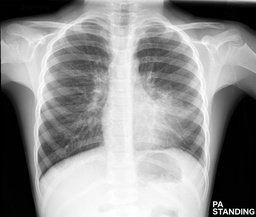
#> input picture pneumo.jpg, 256 x 217 px, shrunk from 1024 x 867 before the run
$ jupyter execute --allow-errors first_steps_image_processing_pipeline.ipynb
#> lines starting #> are read from the running program, lines starting #| are printed output that depends on the picture; after the words box and inside, x2 and y2 are one past the last pixel; in counts of white or black regions, pixels touching at a corner belong together; long printed decimals are rounded
<a href="https://colab.research.google.com/github/raulbenitez/EXPERT3D/blob/main/first_steps_image_processing_pipeline.ipynb" target="_parent"></a>

## 1. Reading an image:

Select an image from your local drive and upload it to google drive:

[cell 1]
from google.colab import files # load skimage libraries
import io
uploaded = files.upload()
#> the answer given: pneumo.jpg

Read the image and convert to a data matrix with pixel intensities in each color channel:

[cell 2]
import skimage as sk # load skimage libraries
from skimage import io
I = sk.io.imread('pneumo.jpg') # read image using imread function
#> I is the input picture: shape (217, 256, 3); min 0, max 255, mean 145.4

The data matrix has the following dimensions:

[cell 3]
I.shape
#> Out = (217, 256, 3)

[cell 4]
print('The image has {} x {} pixels and {} color channels'.format(I.shape[0],I.shape[1],I.shape[2]))
#| The image has 217 x 256 pixels and 3 color channels

Visualize the image:

[cell 5]
import matplotlib.pyplot as plt
fig = plt.figure(figsize=(10,6))
sk.io.imshow(I) # visualize image using imshow function
sk.io.show()

Convert the RGB color image to grayscale:

[cell 6]
from skimage.color import rgb2gray
from skimage.util import img_as_ubyte

Igray = img_as_ubyte(rgb2gray(I)) # convert from RGB to grayscale

[cell 7]
Igray.shape
#> Out = (217, 256)

[cell 8]
Igray.dtype

## 2. Filter an image:

Let's use a simple median filter to remove noise and smooth the image:

[cell 9]
from skimage.filters import median
from skimage.morphology import disk

sel5 = disk(5) # structuring element disk radius 5 pixels
Ifiltered = median(Igray, sel5) #Apply the median filter to obtain the filtered image
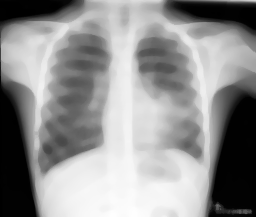
#> Ifiltered: shape (217, 256); min 0, max 254, mean 145

fig = plt.figure(figsize=(10,6))
sk.io.imshow(Ifiltered) # visualize image using imshow function
sk.io.show()

Represent both original and filtered images side by side to compare:

[cell 10]
fig = plt.figure(figsize=(14,12))
ax = fig.add_subplot(121)
ax = sk.io.imshow(Igray)
ax1 = fig.add_subplot(122)
ax1 = sk.io.imshow(Ifiltered) # visualize image using imshow function
plt.show()
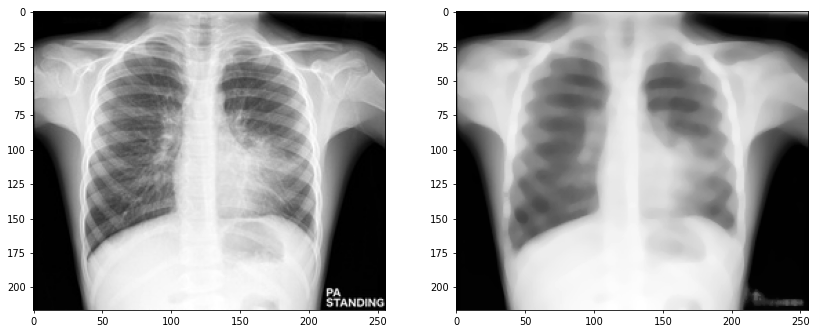
#> figure drawn by matplotlib, 2 panels

Let's do it with a Gaussian filter

[cell 11]
from skimage.filters import gaussian

IfilteredG = gaussian(Igray,sigma=10) #Apply the gaussian filter to obtain the filtered image
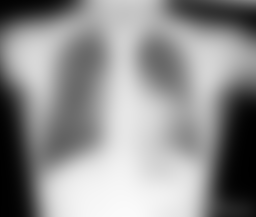
#> IfilteredG: shape (217, 256) float64; min 0.00224, max 0.985, mean 0.57

fig = plt.figure(figsize=(14,12))
ax = fig.add_subplot(121)
ax = sk.io.imshow(Igray)
ax1 = fig.add_subplot(122)
ax1 = sk.io.imshow(IfilteredG) # visualize image using imshow function
plt.show()
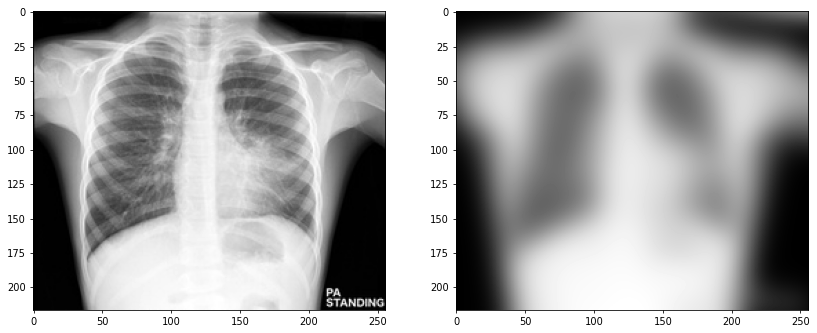
#> figure drawn by matplotlib, 2 panels
plt.savefig('Gaussian_filter.png')

Let's segment some structures:

Let's start with Otsu:

[cell 12]
from skimage.filters import threshold_otsu

thresh = threshold_otsu(Igray)
#> thresh = 126
binary = Igray > thresh
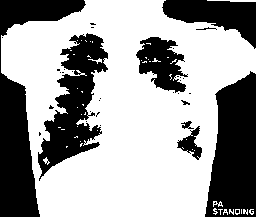
#> binary: shape (217, 256) bool; 62.6% white; 37 black regions (28 under 20 px)

fig = plt.figure(figsize=(10,6))
sk.io.imshow(binary) # visualize image using imshow function
sk.io.show()

Segmentation using clustering algorithms:

First transform image to 1d array:

[cell 13]
import numpy as np

# reshape training image as 1d array:
v_I = Igray.reshape(Igray.shape[0]*Igray.shape[1],1).astype(np.uint8)

v_I.shape
#> Out = (55552, 1)

Apply kmeans with k=2 clusters:

[cell 14]
from sklearn.cluster import KMeans
from matplotlib import gridspec

# Fit a Kmeans clustering model with two clusters using training image:
kmeans = KMeans(n_clusters=5, random_state=0).fit(v_I)
v_kmeans = kmeans.predict(v_I)

I_kmeans = np.array(v_kmeans).reshape(Igray.shape[0],Igray.shape[1]).astype(np.uint8) # Shape back result as image
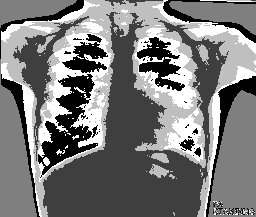
#> I_kmeans: shape (217, 256); min 0, max 4, mean 1.92; drawn with min black and max white

fig = plt.figure(figsize=(14,12))
ax = fig.add_subplot(121)
ax = sk.io.imshow(Igray)
ax1 = fig.add_subplot(122)
ax1 = sk.io.imshow(I_kmeans) # visualize image using imshow function
plt.show()

Let's use Gaussian Mixture Models with statistical model selection in order to determine how many different structures we have in the image:

[cell 15]
from sklearn import mixture

#Fit a GMM model with kG gaussians and check the model performance parameter BIC
NMAX = 5
bic = []
aic = []

for kG in np.arange(1,NMAX+1):
    gmm = mixture.GaussianMixture(n_components=kG).fit(v_I)
    bic.append(gmm.bic(v_I)) #cada cop va afegint el bic amb kG+1, així ho tens tot en un vector i pots calcualr el mínim
#> after the loop, bic = [649364.2, 628982.8, 574739.7, 573748.1, 572387.1]

print(bic)
#| [649364.175, 628982.767, 574739.661, 573748.069, 572387.061]

idx_winner = np.argmin(bic)
#> idx_winner = 4
print('...and the winner is GMM model G = {}'.format(idx_winner+1))
#> (printed output is left out)

Plot hthe histogram of the image

[cell 16]
fig = plt.figure(figsize=(10,6))
plt.hist(v_I,50)
sk.io.show()
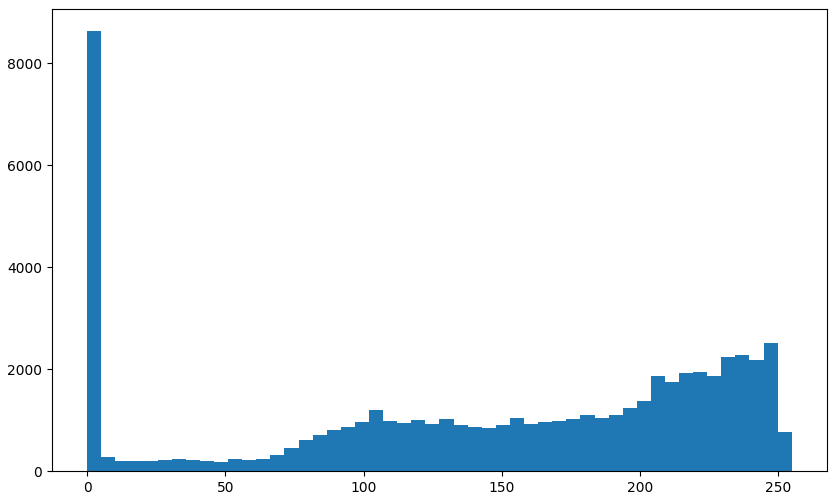
#> figure drawn by matplotlib, 1 panel; tallest bar 8629 high, from x = 0 to 5.1

[cell 17]
gmmw = mixture.GaussianMixture(n_components=idx_winner).fit(v_I)
v_agg = gmmw.fit_predict(v_I)
I_gmm = np.array(v_agg).reshape(I.shape[0],I.shape[1])# Shape back result as image
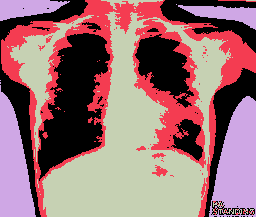
#> I_gmm: shape (217, 256) int64; 4 distinct labels, from 0 to 3; one colour per label, 0 black

fig = plt.figure(figsize=(15, 15))
gs = gridspec.GridSpec(1, 2)

ax1 = fig.add_subplot(gs[0,0])
ax1.imshow(I, cmap=plt.cm.gray)
ax1.set_title('Original Image')
ax1.set_axis_off()

ax2 = fig.add_subplot(gs[0,1])
ax2.imshow(I_gmm, cmap=plt.cm.jet)
ax2.set_title('Image segmentation (GMM)')
ax2.set_axis_off()

plt.show()

[cell 18]
gmmw.means_
#> Out = [103.5, 176.9, 1.14, 228.6]

[cell 19]
gmmw.covariances_
#> Out = [1772.5, 671.6, 0.724, 224.1]

#> (a cell that did not finish here is left out)

[cell 21]
from skimage.measure import regionprops
import numpy as np
props = regionprops(I_gmm)
#> props = 3 regions; box (x1, y1, x2, y2) and area: (7, 0, 256, 217) 19592, (1, 0, 256, 217) 11550, (0, 0, 256, 217) 8560

[cell 22]
fig, ax = plt.subplots(figsize=(5, 5))
ax.imshow(I_gmm==1)
ax.set_title('Region labelled as region 1') # set figure title
plt.tight_layout()
plt.show()
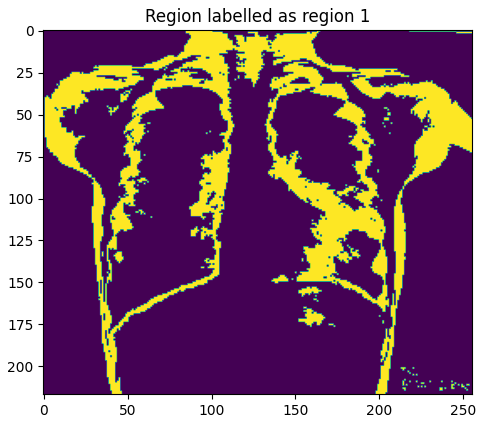
#> figure drawn by matplotlib, 1 panel

print('Area of Region 1: {} pixels'.format(props[0].area))
#| Area of Region 1: 11550.0 pixels
print('Centroiod of Region 1: {} '.format(props[0].centroid))
#| Centroiod of Region 1: (77.644, 131.753)
print('Eccentricity of Region 1: {}'.format(props[0].eccentricity))
#| Eccentricity of Region 1: 0.6855
print('Major Axis Length of Region 1: {} pixels'.format(props[0].major_axis_length))
#| Major Axis Length of Region 1: 282.967 pixels
print('Minor Axis Length of Region 1: {} pixels'.format(props[0].minor_axis_length))
#| Minor Axis Length of Region 1: 206.018 pixels
print('Perimeter of Region 1: {} pixels'.format(props[0].perimeter))
#| Perimeter of Region 1: 4309.691 pixels
print('Orientation of Region 1: {} degrees'.format(props[0].orientation))
#| Orientation of Region 1: 1.466 degrees

$ run again, with dog_image.jpg copied over pneumo.jpg
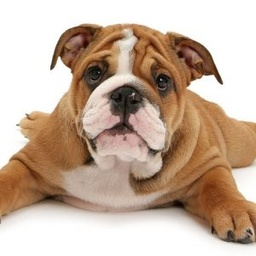
#> input picture dog_image.jpg, 256 x 256 px, shrunk from 300 x 300 before the run
#> I is the input picture: shape (256, 256, 3); mean R, G, B 198.7, 176.2, 158.3
#| The image has 256 x 256 pixels and 3 color channels
#> thresh = 180
#> binary: shape (256, 256) bool; 49.4% white; 54 white regions (47 under 20 px)
#> after the loop `for kG in np.arange(1,NMAX+1):`: bic = [744297.3, 359781.1, 357147.9, 355867, 340081.6]
#| [744297.271, 359781.136, 357147.859, 355867.003, 340081.614]
#> idx_winner = 4
#> (printed output is left out)
#> `I_gmm = np.array(v_agg).reshape(I.shape[0],I.shape[1])# Shape back res..`:
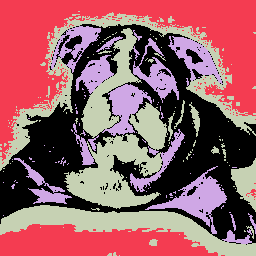
#> I_gmm: shape (256, 256) int64; 4 distinct labels, from 0 to 3; one colour per label, 0 black
#> `gmmw.means_`: Out = [126.4, 255, 73.61, 204.6]
#> `gmmw.covariances_`: Out = [670.7, 1e-06, 719.6, 1787.3]
#> props = 3 regions; box (x1, y1, x2, y2) and area: (0, 0, 256, 256) 19309, (0, 11, 256, 256) 17412, (3, 26, 256, 244) 8475
#> `plt.show()`:
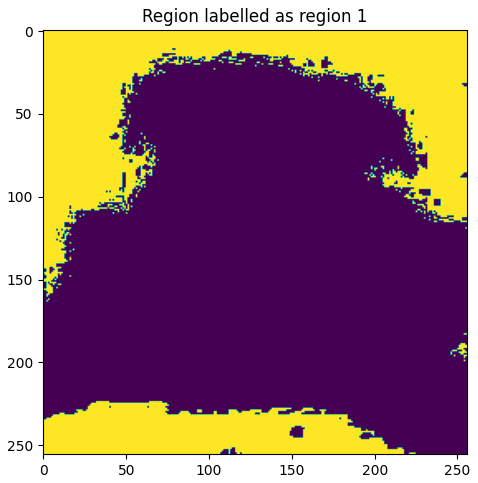
#> figure drawn by matplotlib, 1 panel
#| Area of Region 1: 19309.0 pixels
#| Centroiod of Region 1: (98.710, 111.761)
#| Eccentricity of Region 1: 0.5334
#| Major Axis Length of Region 1: 388.202 pixels
#| Minor Axis Length of Region 1: 328.358 pixels
#| Perimeter of Region 1: 2520.243 pixels
#| Orientation of Region 1: -0.5882 degrees
